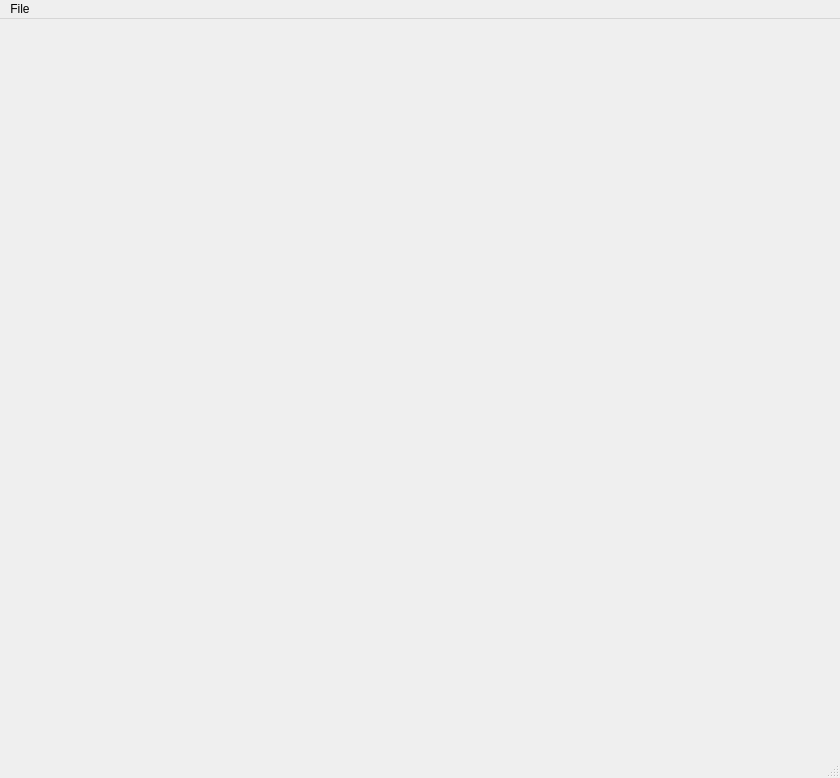
<?xml version="1.0" encoding="UTF-8"?>
<ui version="4.0">
    <class>MainWindow</class>
    <widget class="QMainWindow" name="MainWindow">
        <property name="geometry">
            <rect>
                <x>0</x>
                <y>0</y>
                <width>840</width>
                <height>778</height>
            </rect>
        </property>
        <property name="windowTitle">
            <string>MainWindow</string>
        </property>
        <widget class="QWidget" name="centralwidget">
            <layout class="QGridLayout" name="gridLayout">
                <item row="0" column="0">
                    <widget class="QLabel" name="label_image0">
                        <property name="maximumSize">
                            <size>
                                <width>700</width>
                                <height>700</height>
                            </size>
                        </property>
                        <property name="text">
                            <string/>
                        </property>
                    </widget>
                </item>
            </layout>
        </widget>
        <widget class="QMenuBar" name="menubar">
            <property name="geometry">
                <rect>
                    <x>0</x>
                    <y>0</y>
                    <width>840</width>
                    <height>21</height>
                </rect>
            </property>
            <widget class="QMenu" name="menuFile">
                <property name="title">
                    <string>File</string>
                </property>
                <addaction name="actionOpen"/>
                <addaction name="actionExit"/>
            </widget>
            <addaction name="menuFile"/>
        </widget>
        <widget class="QStatusBar" name="statusbar"/>
        <action name="actionOpen">
            <property name="icon">
                <iconset resource="resurses.qrc">
                    <normaloff>:/Icons/dir.png</normaloff>:/Icons/dir.png
                </iconset>
            </property>
            <property name="text">
                <string>Open</string>
            </property>
        </action>
        <action name="actionExit">
            <property name="icon">
                <iconset resource="resurses.qrc">
                    <normaloff>:/Icons/no.png</normaloff>:/Icons/no.png
                </iconset>
            </property>
            <property name="text">
                <string>Exit</string>
            </property>
        </action>
    </widget>
    <resources>
        <include location="resurses.qrc"/>
    </resources>
    <connections>
        <connection>
            <sender>actionExit</sender>
            <signal>triggered()</signal>
            <receiver>MainWindow</receiver>
            <slot>close_event()</slot>
            <hints>
                <hint type="sourcelabel">
                    <x>-1</x>
                    <y>-1</y>
                </hint>
                <hint type="destinationlabel">
                    <x>419</x>
                    <y>388</y>
                </hint>
            </hints>
        </connection>
        <connection>
            <sender>actionOpen</sender>
            <signal>triggered()</signal>
            <receiver>MainWindow</receiver>
            <slot>get_path_image_event()</slot>
            <hints>
                <hint type="sourcelabel">
                    <x>-1</x>
                    <y>-1</y>
                </hint>
                <hint type="destinationlabel">
                    <x>419</x>
                    <y>388</y>
                </hint>
            </hints>
        </connection>
    </connections>
    <slots>
        <slot>close_event()</slot>
        <slot>get_path_image_event()</slot>
    </slots>
</ui>
